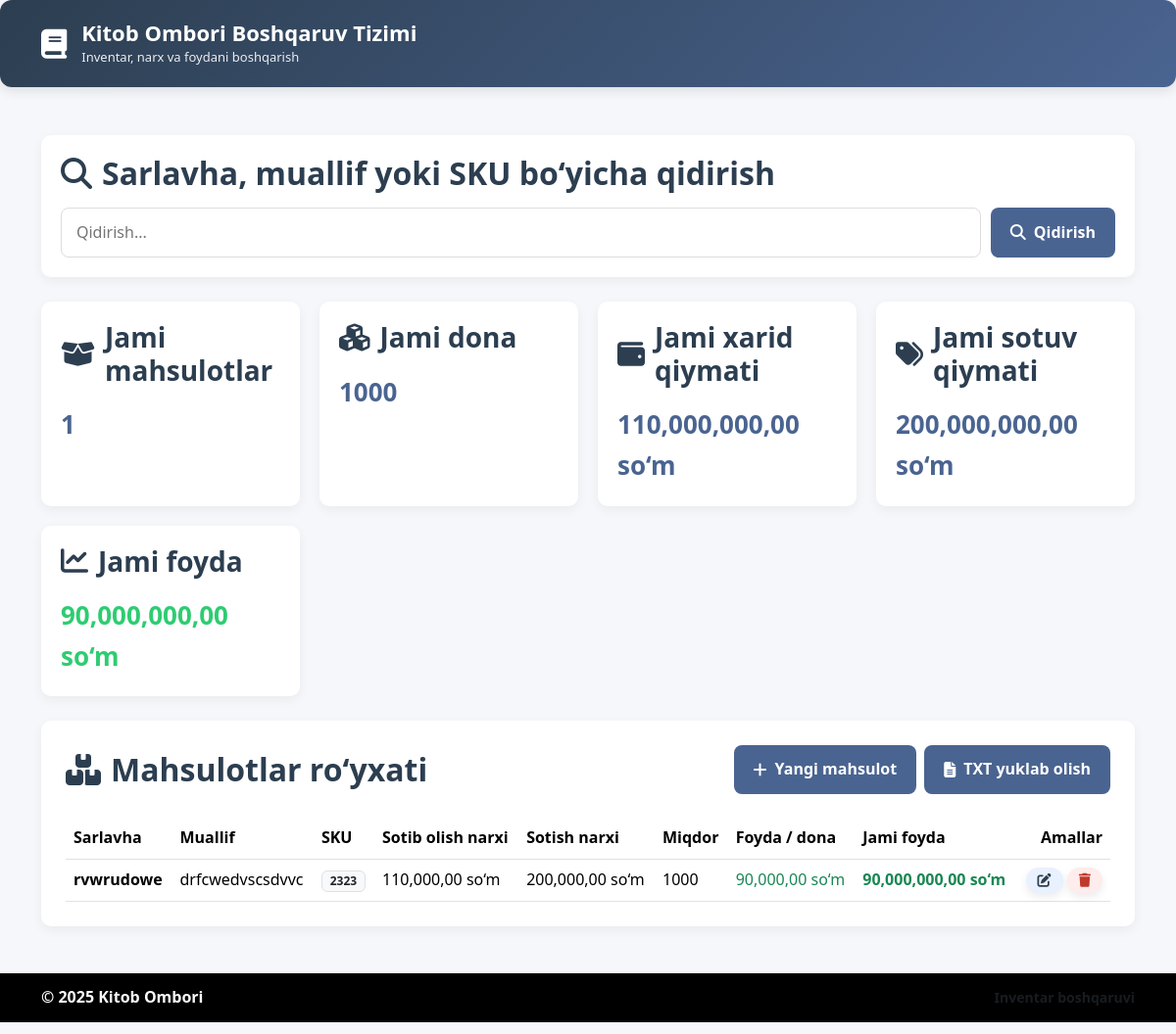
The page / on the database its author committed.
### store/models.py (models this page shows, shortened)
class Product(models.Model):
    title = models.CharField("Sarlavha", max_length=200)
    author = models.CharField("Muallif", max_length=200, blank=True)
    sku = models.CharField("SKU / ISBN", max_length=50, unique=True)
    purchase_price = models.DecimalField("Sotib olish narxi", max_digits=10, decimal_places=2)
    sale_price = models.DecimalField("Sotish narxi", max_digits=10, decimal_places=2)
    quantity = models.IntegerField("Miqdor", default=1)
    created_at = models.DateTimeField(auto_now_add=True)
    @property
    def profit_per_item(self):
        return self.sale_price - self.purchase_price
    @property
    def total_profit(self):
        return self.profit_per_item * self.quantity

### store/views.py (the view)
# urls.py: path("", views.product_list, name="product_list"),
def product_list(request):
    query = request.GET.get("q", "").strip()
    products = Product.objects.all()
    if query:
        products = products.filter(
            Q(title__icontains=query)
            | Q(author__icontains=query)
            | Q(sku__icontains=query)
        )
    totals = _aggregate_totals(products)
    context = {
        "products": products,
        "query": query,
        "totals": totals,
    }
    return render(request, "store/product_list.html", context)

### store/templates/store/product_list.html (shortened to what this page needs)
{% extends "store/base.html" %}
{% load humanize %}
{% block content %}
<div class="dashboard">
    <section class="main-content">
        <div class="search-section">
            <h2><i class="fas fa-search"></i> Sarlavha, muallif yoki SKU bo‘yicha qidirish</h2>
            <form class="search-box" method="get">
                <input type="text"
                       name="q"
                       value="{{ query }}"
                       placeholder="Qidirish..."
                       data-filter-table="#productTable tbody tr"
                       aria-label="Mahsulotlarni qidirish">
                <button type="submit"><i class="fas fa-search"></i> Qidirish</button>
            </form>
        </div>
        <div class="stats-section">
            <div class="stat-card">
                <h3><i class="fas fa-box-open"></i> Jami mahsulotlar</h3>
                <div class="stat-value">{{ totals.total_products }}</div>
            </div>
            <div class="stat-card">
                <h3><i class="fas fa-cubes"></i> Jami dona</h3>
                <div class="stat-value">{{ totals.total_quantity }}</div>
            </div>
        <div class="stat-card">
            <h3><i class="fas fa-wallet"></i> Jami xarid qiymati</h3>
            <div class="stat-value">{{ totals.total_purchase_value|floatformat:2|intcomma }} so‘m</div>
        </div>
        <div class="stat-card">
            <h3><i class="fas fa-tags"></i> Jami sotuv qiymati</h3>
            <div class="stat-value">{{ totals.total_sale_value|floatformat:2|intcomma }} so‘m</div>
        </div>
        <div class="stat-card">
            <h3><i class="fas fa-chart-line"></i> Jami foyda</h3>
            <div class="stat-value {% if totals.total_profit < 0 %}negative{% else %}positive{% endif %}">
                {{ totals.total_profit|floatformat:2|intcomma }} so‘m
            </div>
        </div>
        </div>
        <div class="product-details">
            <div class="d-flex flex-wrap align-items-center justify-content-between gap-2 mb-3">
                <h2 class="mb-0"><i class="fas fa-boxes"></i> Mahsulotlar ro‘yxati</h2>
                <div class="d-flex gap-2 flex-wrap">
                    <a class="edit-btn" href="{% url 'product_create' %}"><i class="fas fa-plus"></i> Yangi mahsulot</a>
                    <a class="edit-btn" href="{% url 'product_export_txt' %}{% if query %}?q={{ query }}{% endif %}">
                        <i class="fas fa-file-alt"></i> TXT yuklab olish
                    </a>
                </div>
            </div>
            <div class="table-wrapper table-responsive mt-4">
                <table class="table table-hover align-middle mb-0" id="productTable">
                    <thead>
                    <tr>
                        <th scope="col">Sarlavha</th>
                        <th scope="col">Muallif</th>
                        <th scope="col">SKU</th>
                        <th scope="col">Sotib olish narxi</th>
                        <th scope="col">Sotish narxi</th>
                        <th scope="col">Miqdor</th>
                        <th scope="col">Foyda / dona</th>
                        <th scope="col">Jami foyda</th>
                        <th scope="col" class="text-end">Amallar</th>
                    </tr>
                    </thead>
                    <tbody>
                    {% for product in products %}
                        <tr class="js-product-row">
                            <td class="fw-semibold">{{ product.title }}</td>
                            <td>{{ product.author|default:"—" }}</td>
                            <td><span class="badge bg-light text-dark border">{{ product.sku }}</span></td>
                            <td>{{ product.purchase_price|floatformat:2|intcomma }} so‘m</td>
                            <td>{{ product.sale_price|floatformat:2|intcomma }} so‘m</td>
                            <td>{{ product.quantity }}</td>
                            <td class="{% if product.profit_per_item < 0 %}text-danger{% else %}text-success{% endif %}">{{ product.profit_per_item|floatformat:2|intcomma }} so‘m</td>
                            <td class="fw-semibold {% if product.total_profit < 0 %}text-danger{% else %}text-success{% endif %}">{{ product.total_profit|floatformat:2|intcomma }} so‘m</td>
                            <td class="text-end">
                                <a class="btn btn-sm action-btn action-btn-edit" href="{% url 'product_update' product.pk %}"><i class="fas fa-edit"></i></a>
                                <a class="btn btn-sm action-btn action-btn-delete js-delete-link"
                                   href="{% url 'product_delete' product.pk %}"
                                   data-confirm="Mahsulotni o‘chirasizmi?">
                                    <i class="fas fa-trash"></i>
                                </a>
                            </td>
                        </tr>
                    {% empty %}
                        <tr>
                            <td colspan="9" class="text-center text-muted py-4">Mahsulotlar topilmadi. Birinchi tovarni qo‘shing!</td>
                        </tr>
                    {% endfor %}
                    </tbody>
                </table>
            </div>
        </div>
    </section>
</div>
{% endblock %}

### store/templates/store/base.html (shortened to what this page needs)
{% load static %}
<!DOCTYPE html>
<html lang="uz">
<head>
    <link href="https://cdn.jsdelivr.net/npm/bootstrap@5.3.3/dist/css/bootstrap.min.css" rel="stylesheet">
    <link rel="stylesheet" href="https://cdnjs.cloudflare.com/ajax/libs/font-awesome/6.4.0/css/all.min.css">
    <link rel="stylesheet" href="{% static 'store/styles.css' %}">
</head>
<body class="app-body">
<div class="page-wrapper">
    <header class="app-header">
        <div class="header-content container">
            <div class="logo">
                <i class="fas fa-book"></i>
                <div>
                    <h1>Kitob Ombori Boshqaruv Tizimi</h1>
                    <p class="logo-subtitle">Inventar, narx va foydani boshqarish</p>
                </div>
            </div>
        </div>
    </header>
    <main class="app-main container py-4">
        {% block content %}{% endblock %}
    </main>
    <footer class="app-footer">
        <div class="container d-flex justify-content-between align-items-center flex-wrap gap-2">
            <span>© 2025 Kitob Ombori</span>
            <span class="text-muted small">Inventar boshqaruvi</span>
        </div>
    </footer>
</div>
</body>
</html>

### static/store/styles.css (style rules this page uses)
* { margin: 0; padding: 0; box-sizing: border-box; font-family: 'Segoe UI', Tahoma, Geneva, Verdana, sans-serif; }
body.app-body { background-color: #f5f7fa; color: #333; line-height: 1.6; }
a { text-decoration: none; }
.app-header { background: linear-gradient(135deg, #2c3e50, #4a6491); color: white; padding: 20px 0; border-radius: 12px; margin-bottom: 25px; box-shadow: 0 4px 12px rgba(0, 0, 0, 0.1); }
.header-content { display: flex; justify-content: space-between; align-items: center; gap: 12px; }
.logo { display: flex; align-items: center; gap: 15px; }
.logo i { font-size: 30px; }
.logo h1 { font-size: 22px; font-weight: 700; margin-bottom: 2px; }
.logo-subtitle { font-size: 13px; opacity: 0.9; margin: 0; }
.dashboard { display: grid; grid-template-columns: 1fr; gap: 25px; }
.main-content { display: flex; flex-direction: column; gap: 25px; }
.search-section, .product-details { background: white; border-radius: 10px; padding: 20px; box-shadow: 0 4px 12px rgba(0, 0, 0, 0.05); }
.search-section h2, .product-details h2 { margin-bottom: 15px; color: #2c3e50; font-weight: 700; display: flex; align-items: center; gap: 10px; }
.search-box { display: flex; gap: 10px; flex-wrap: wrap; }
.search-box input { flex: 1; min-width: 220px; padding: 12px 15px; border: 1px solid #ddd; border-radius: 8px; font-size: 16px; }
.search-box button { background: #4a6491; color: white; border: none; padding: 12px 20px; border-radius: 8px; cursor: pointer; font-weight: 600; transition: background 0.3s; display: inline-flex; align-items: center; gap: 8px; }
.stats-section { display: grid; grid-template-columns: repeat(auto-fit, minmax(220px, 1fr)); gap: 20px; }
.stat-card { background: white; border-radius: 10px; padding: 20px; box-shadow: 0 4px 12px rgba(0, 0, 0, 0.05); display: flex; flex-direction: column; gap: 10px; }
.stat-card h3 { color: #2c3e50; font-weight: 700; display: flex; align-items: center; gap: 10px; }
.stat-value { font-size: 26px; font-weight: 700; color: #4a6491; }
.product-details { padding: 25px; }
.positive { color: #2ecc71; }
.edit-btn { background: #4a6491; color: white; border: none; padding: 12px 20px; border-radius: 8px; cursor: pointer; font-weight: 600; display: inline-flex; align-items: center; gap: 8px; transition: background 0.3s; }
.table-wrapper { margin-top: 20px; }
.table { background: white; }
.table thead { background: #eef2f7; }
.action-btn { border: none; border-radius: 999px; padding: 6px 12px; font-weight: 600; display: inline-flex; align-items: center; justify-content: center; gap: 6px; transition: transform 0.1s ease, box-shadow 0.2s ease; box-shadow: 0 4px 8px rgba(0, 0, 0, 0.08); }
.action-btn-edit { background: #e9f1ff; color: #2c3e50; }
.action-btn-delete { background: #ffecec; color: #c0392b; }
.app-footer { margin: 24px 0 12px; color: #f8f9fa; font-weight: 600; background: #000; padding: 12px 0; }

### rows shown on the page
Product: title "rvwrudowe", author "drfcwedvscsdvvc", sku "2323", purchase_price "110,000,00", sale_price "200,000,00", quantity "1000", profit_per_item "90,000,00", total_profit "90,000,000,00"

### other values the page prints
{{ totals.total_products }} "1"
{{ totals.total_quantity }} "1000"
{{ totals.total_purchase_value|floatformat:2|intcomma }} "110,000,000,00"
{{ totals.total_sale_value|floatformat:2|intcomma }} "200,000,000,00"
{{ totals.total_profit|floatformat:2|intcomma }} "90,000,000,00"
